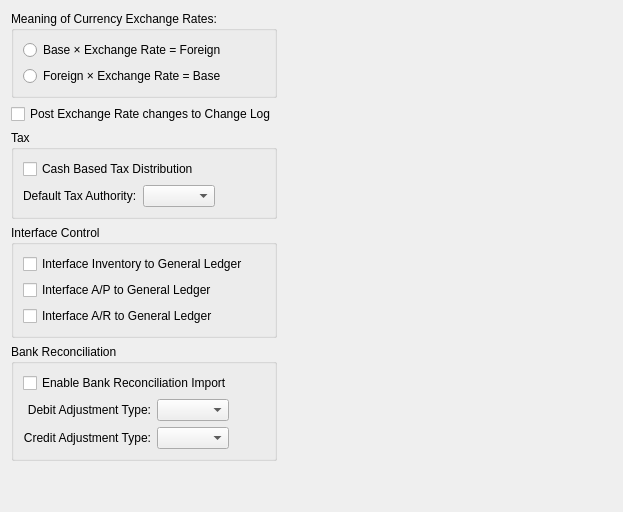
     <widget class="QWidget" name="_globalTab">
      <attribute name="title">
       <string>Global</string>
      </attribute>
      <layout class="QHBoxLayout" name="horizontalLayout_4">
       <item>
        <layout class="QVBoxLayout" name="verticalLayout_10">
         <item>
          <layout class="QVBoxLayout" name="verticalLayout_5">
           <item>
            <widget class="QGroupBox" name="_exchangeRateSense">
             <property name="title">
              <string>Meaning of Currency Exchange Rates:</string>
             </property>
             <layout class="QVBoxLayout">
              <item>
               <widget class="QRadioButton" name="_baseToLocal">
                <property name="text">
                 <string>Base × Exchange Rate = Foreign</string>
                </property>
               </widget>
              </item>
              <item>
               <widget class="QRadioButton" name="_localToBase">
                <property name="text">
                 <string>Foreign × Exchange Rate = Base</string>
                </property>
               </widget>
              </item>
             </layout>
            </widget>
           </item>
           <item>
            <widget class="QCheckBox" name="_fxChangeLog">
             <property name="text">
              <string>Post Exchange Rate changes to Change Log</string>
             </property>
            </widget>
           </item>
           <item>
            <widget class="QGroupBox" name="_taxGroup">
             <property name="title">
              <string>Tax</string>
             </property>
             <layout class="QGridLayout" name="gridLayout_11">
              <item row="1" column="0">
               <layout class="QHBoxLayout">
                <item>
                 <widget class="QLabel" name="_taxauthLit">
                  <property name="text">
                   <string>Default Tax Authority:</string>
                  </property>
                  <property name="buddy">
                   <cstring>_taxauth</cstring>
                  </property>
                 </widget>
                </item>
                <item>
                 <widget class="XComboBox" name="_taxauth">
                  <property name="allowNull">
                   <bool>true</bool>
                  </property>
                  <property name="nullStr">
                   <string>None</string>
                  </property>
                  <property name="type">
                   <enum>XComboBox::TaxAuths</enum>
                  </property>
                 </widget>
                </item>
                <item>
                 <spacer>
                  <property name="orientation">
                   <enum>Qt::Horizontal</enum>
                  </property>
                  <property name="sizeType">
                   <enum>QSizePolicy::MinimumExpanding</enum>
                  </property>
                  <property name="sizeHint" stdset="0">
                   <size>
                    <width>40</width>
                    <height>20</height>
                   </size>
                  </property>
                 </spacer>
                </item>
               </layout>
              </item>
              <item row="0" column="0">
               <widget class="QCheckBox" name="_cashBasedTax">
                <property name="text">
                 <string>Cash Based Tax Distribution</string>
                </property>
               </widget>
              </item>
             </layout>
            </widget>
           </item>
           <item>
            <widget class="QGroupBox" name="_interfaceGroup">
             <property name="title">
              <string>Interface Control</string>
             </property>
             <layout class="QVBoxLayout" name="verticalLayout_3">
              <item>
               <widget class="QCheckBox" name="_int2gl">
                <property name="text">
                 <string>Interface Inventory to General Ledger</string>
                </property>
               </widget>
              </item>
              <item>
               <widget class="QCheckBox" name="_intap2gl">
                <property name="text">
                 <string>Interface A/P to General Ledger</string>
                </property>
               </widget>
              </item>
              <item>
               <widget class="QCheckBox" name="_intar2gl">
                <property name="text">
                 <string>Interface A/R to General Ledger</string>
                </property>
               </widget>
              </item>
             </layout>
            </widget>
           </item>
           <item>
            <widget class="QGroupBox" name="_bankReconGroup">
             <property name="title">
              <string>Bank Reconciliation</string>
             </property>
             <layout class="QVBoxLayout" name="verticalLayout_4">
              <item>
               <widget class="QCheckBox" name="_importBankRecon">
                <property name="text">
                 <string>Enable Bank Reconciliation Import</string>
                </property>
               </widget>
              </item>
              <item>
               <layout class="QHBoxLayout" name="horizontalLayout_11">
                <item>
                 <layout class="QGridLayout" name="gridLayout_22">
                  <item row="0" column="0">
                   <widget class="QLabel" name="_debitBankadjtypeLit">
                    <property name="text">
                     <string>Debit Adjustment Type:</string>
                    </property>
                    <property name="alignment">
                     <set>Qt::AlignRight|Qt::AlignTrailing|Qt::AlignVCenter</set>
                    </property>
                   </widget>
                  </item>
                  <item row="0" column="1">
                   <widget class="XComboBox" name="_debitBankadjtype">
                    <property name="sizePolicy">
                     <sizepolicy hsizetype="Expanding" vsizetype="Fixed">
                      <horstretch>0</horstretch>
                      <verstretch>0</verstretch>
                     </sizepolicy>
                    </property>
                   </widget>
                  </item>
                  <item row="1" column="0">
                   <widget class="QLabel" name="_creditBankadjtypeLit">
                    <property name="text">
                     <string>Credit Adjustment Type:</string>
                    </property>
                    <property name="alignment">
                     <set>Qt::AlignRight|Qt::AlignTrailing|Qt::AlignVCenter</set>
                    </property>
                   </widget>
                  </item>
                  <item row="1" column="1">
                   <widget class="XComboBox" name="_creditBankadjtype">
                    <property name="sizePolicy">
                     <sizepolicy hsizetype="Expanding" vsizetype="Fixed">
                      <horstretch>0</horstretch>
                      <verstretch>0</verstretch>
                     </sizepolicy>
                    </property>
                   </widget>
                  </item>
                 </layout>
                </item>
                <item>
                 <spacer name="horizontalSpacer_9">
                  <property name="orientation">
                   <enum>Qt::Horizontal</enum>
                  </property>
                  <property name="sizeHint" stdset="0">
                   <size>
                    <width>17</width>
                    <height>20</height>
                   </size>
                  </property>
                 </spacer>
                </item>
               </layout>
              </item>
             </layout>
            </widget>
           </item>
          </layout>
         </item>
         <item>
          <spacer name="verticalSpacer">
           <property name="orientation">
            <enum>Qt::Vertical</enum>
           </property>
           <property name="sizeHint" stdset="0">
            <size>
             <width>20</width>
             <height>40</height>
            </size>
           </property>
          </spacer>
         </item>
        </layout>
       </item>
       <item>
        <spacer name="horizontalSpacer_4">
         <property name="orientation">
          <enum>Qt::Horizontal</enum>
         </property>
         <property name="sizeHint" stdset="0">
          <size>
           <width>335</width>
           <height>20</height>
          </size>
         </property>
        </spacer>
       </item>
      </layout>
     </widget>
